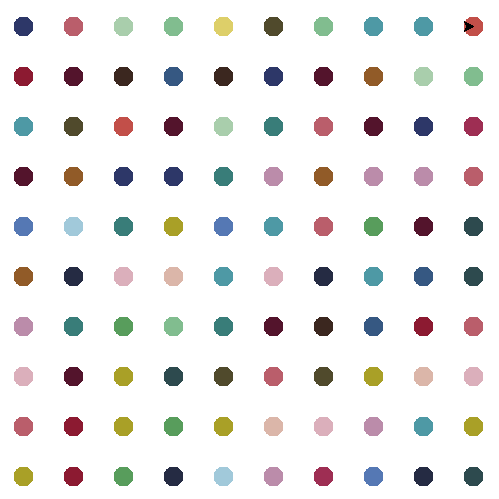

Recreate this plot in Python.
# import colorgram
#
# rgb_colors = [(clr.rgb.r, clr.rgb.g, clr.rgb.b) for clr in colorgram.extract('color_palet.webp', 30)][5:]
#
# print(rgb_colors)
#
import random
import turtle
turtle.colormode(255)
tim = turtle.Turtle()
tim.speed(1000)

colors = [(54, 88, 130), (145, 91, 40), (140, 26, 49), (221, 207, 105), (132, 177, 203), (158, 46, 83), (45, 55, 104), (169, 160, 39), (129, 189, 143), (83, 20, 44), (37, 43, 67), (186, 94, 107), (187, 140, 170), (85, 120, 180), (59, 39, 31), (88, 157, 92), (78, 153, 165), (194, 79, 73), (45, 74, 78), (80, 74, 44), (161, 201, 218), (57, 125, 121), (219, 175, 187), (169, 206, 172), (219, 182, 169)]
dis =50
move = 100
for row in range(10):
    for col in range(10):
        tim.penup()
        tim.goto((dis*row)-move,(dis*col)-move)
        tim.pendown()
        tim.dot(20,random.choice(colors))


        pass

_ = input()
